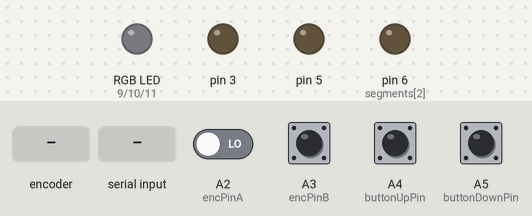
The sketch below on a simulated Arduino Uno, built with avr-gcc and run on an emulated ATmega328P. Parts: an RGB LED mixed from three pins (HIGH = lit), output pins drawn as LEDs (lit = HIGH). Inputs (shaded band) come from the test bench; at power-on: A3 (encPinB), A4 (buttonUpPin), A5 (buttonDownPin) HIGH, A2 (encPinA) LOW. What the sketch prints to the serial monitor is not drawn.

Above: at 1.2 s.
1.3 s: rotary encoder on A2 (encPinA) / A3 (encPinB) turned 3 steps (first pin leading)
At 3.0 s:
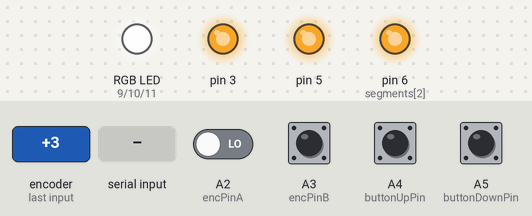
3.4 s: A5 (buttonDownPin) pulled LOW for 0.15 s
At 4.3 s:
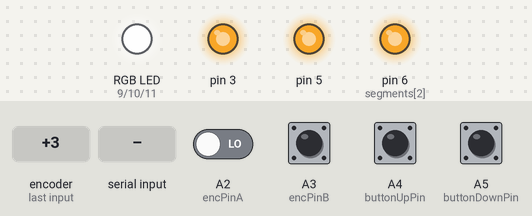
5.0 s: "L" received over Serial
At 6.2 s:
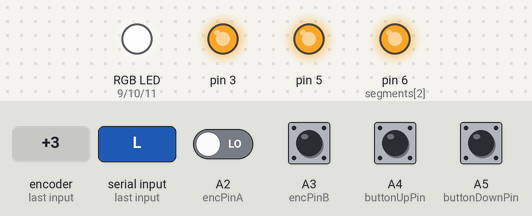
6.5 s: A5 (buttonDownPin) pulled LOW for 1 s
At 7.9 s:
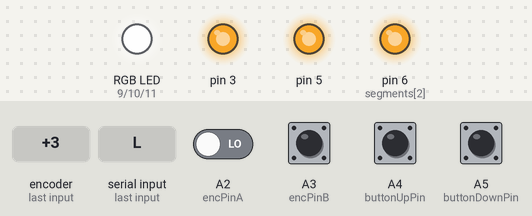
9.0 s: rotary encoder on A2 (encPinA) / A3 (encPinB) turned 1 step (first pin leading)
At 9.7 s:
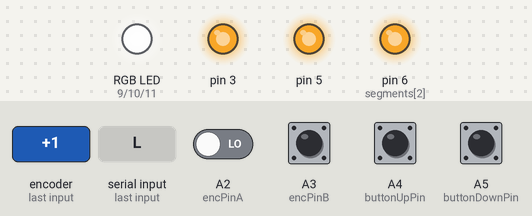
10.7 s: A5 (buttonDownPin) pulled LOW for 0.15 s
At 12.3 s:
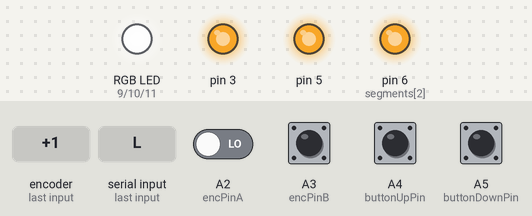
Timing chart, 0 to 13.3 s (numbered marks = the images above; inputs shaded):
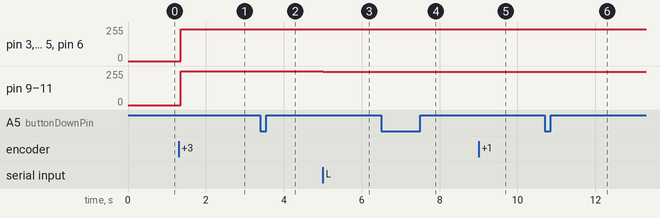

The sketch:

countingKnobWithPushButtonsRel3.ino
```cpp
/*
inspired by circuits at home
http://www.circuitsathome.com/mcu/reading-rotary-encoder-on-arduino
*/

const int rgbPinRed = 9;
const int rgbPinGreen = 10;
const int rgbPinBlue = 11;

const int encPinA = A2;                           // rotary encoder pin A
const int encPinB = A3;                           // rotary encoder pin B
int encALast;

int theNumber = 0;
int sendNumber = -1;
const int maxNumber = 255;
int val;
int segments[7] = {11,12,6,7,8,10,9};       // pins, the segments are attached to

int buttonUpPin = A4;                        // pin, where the push button UP is connected
int buttonDownPin = A5;                      // pin, where the push button DOWN is connected
int buttonUpState;
int buttonDownState;
int lastButtonUpState;
int lastButtonDownState;


byte seven_seg_segments[16][7] = {
  {1,1,1,1,1,1,0},  // = 0
  {0,1,1,0,0,0,0},  // = 1
  {1,1,0,1,1,0,1},  // = 2
  {1,1,1,1,0,0,1},  // = 3
  {0,1,1,0,0,1,1},  // = 4
  {1,0,1,1,0,1,1},  // = 5
  {1,0,1,1,1,1,1},  // = 6
  {1,1,1,0,0,0,0},  // = 7
  {1,1,1,1,1,1,1},  // = 8
  {1,1,1,1,0,1,1},  // = 9
  {1,1,1,0,1,1,1},  // = A
  {0,0,1,1,1,1,1},  // = B
  {1,0,0,1,1,1,0},  // = C
  {0,1,1,1,1,0,1},  // = D
  {1,0,0,1,1,1,1},  // = E
  {1,0,0,0,1,1,1}   // = F
};

byte leds_segments[16][4] = {
  {1,1,1,1},  // = 0
  {1,1,1,0},  // = 1
  {1,1,0,1},  // = 2
  {1,1,0,0},  // = 3
  {1,0,1,1},  // = 4
  {1,0,1,0},  // = 5
  {1,0,0,1},  // = 6
  {1,0,0,0},  // = 7
  {0,1,1,1},  // = 8
  {0,1,1,0},  // = 9
  {0,1,0,1},  // = A
  {0,1,0,0},  // = B
  {0,0,1,1},  // = C
  {0,0,1,0},  // = D
  {0,0,0,1},  // = E
  {0,0,0,0}   // = F
};

void setup() {
  Serial.begin(9600);                    // starts serial communication
  //pinMode(encPinA, INPUT);                    // set rotary encoder A pin as input
  //pinMode(encPinB, INPUT);                    // set rotary encoder B pin as input
  //digitalWrite(encPinA, HIGH);                // switches internal drop down resistors on
  //digitalWrite(encPinB, HIGH);                // switches internal drop down resistors on

  //pinMode(buttonUpPin,INPUT);
  //pinMode(buttonDownPin, INPUT);

  for (int i=0; i<7; i++){
    //pinMode(segments[i], OUTPUT);           // sets the seven segment outputs
  }
}

void sevenSegWrite(int digit) {  // write a number to a seven segment digit
  for (int i = 0; i < 7; i++) {
    if (seven_seg_segments[digit][i] == 1){  // minus should be 0
      digitalWrite(segments[i], LOW);
    }
    else {
      digitalWrite(segments[i], HIGH);
    }
  }
}

void ledsWrite(int digit) {
  for (int i = 0; i < 4; i++) {
    if (leds_segments[digit][i] == 1){
      digitalWrite(segments[i], LOW);
    }
    else {
      digitalWrite(segments[i], HIGH);
    }
  }

}

void rgbLedsWrite(int digit) {
  analogWrite(rgbPinRed, theNumber);
  analogWrite(rgbPinGreen, theNumber);
  analogWrite(rgbPinBlue, theNumber);

  analogWrite(6, theNumber & 0xf0);
  analogWrite(5, theNumber & 0xf0);
  analogWrite(3, theNumber & 0xf0);

}

void showNumber(){                                 // show the number

    if (sendNumber != theNumber) {
    byte toBeSend = theNumber;
    Serial.write(toBeSend);
    sendNumber = theNumber;
    }

    int ergebnis = theNumber&0x0f;
    if (ergebnis>-1){
      //sevenSegWrite(ergebnis);
      //ledsWrite(ergebnis);
      rgbLedsWrite(ergebnis);
      delayMicroseconds(10);
    } else {
      //sevenSegWrite(0);
      //ledsWrite(0);
      rgbLedsWrite(0);
      delayMicroseconds(10);
    }
}

void nextNumber() {
      theNumber++;
      if (theNumber>maxNumber) theNumber=0;
}

void prevNumber() {
      theNumber--;
      if (theNumber<0) theNumber=maxNumber;
}

void loop() {
  // read rotary encoder
  int encPinAState = digitalRead(encPinA);
  int encPinBState = digitalRead(encPinB);

  if (encALast!=encPinAState){
    if ((encPinAState==HIGH)&&(encPinBState==HIGH)) {
      nextNumber();
    }
    if ((encPinAState==HIGH)&&(encPinBState==LOW)) {
      prevNumber();
    }
  }

  encALast=encPinAState;

  buttonUpState = digitalRead(buttonUpPin);
  // compare the buttonState to its previous state
  if (buttonUpState != lastButtonUpState) {
    // if the state has changed, increment the counter
    if (buttonUpState == HIGH) {
      // if the current state is HIGH then the button wend from off to on:
      nextNumber();
    }
  }
  // save the current state as the last state,
  //for next time through the loop
  lastButtonUpState = buttonUpState;

  buttonDownState = digitalRead(buttonDownPin);
  // compare the buttonState to its previous state
  if (buttonDownState != lastButtonDownState) {
    // if the state has changed, increment the counter
    if (buttonDownState == HIGH) {
      // if the current state is HIGH then the button
      // wend from off to on:
      prevNumber();
      //Serial.println("dec");
    }
  }
  // save the current state as the last state,
  //for next time through the loop
  lastButtonDownState = buttonDownState;
  showNumber();

  ////////////////////// integration of snippet taken from PhysicalPixel example

    if (Serial.available() > 0) {
    // read the oldest byte in the serial buffer:
    byte incomingByte = Serial.read();
    // if it's a capital H (ASCII 72), turn on the LED:
    if (incomingByte == 'H') {
      nextNumber();
    }
    // if it's an L (ASCII 76) turn off the LED:
    if (incomingByte == 'L') {
      prevNumber();
    }
  }

  delay(5);
}
```

Measured:
- after the input at 1.3 s, pin 3, pin 5, pin 6 (segments[2]): 0/255 → 240/255 after 0.05 s; pin 9 (rgbPinRed), pin 10 (rgbPinGreen), pin 11 (rgbPinBlue): 0/255 → 255/255 after 0.05 s, → 254/255 0.20 s later, → 253/255 0.20 s later
- after the input at 3.4 s, pin 9 (rgbPinRed), pin 10 (rgbPinGreen), pin 11 (rgbPinBlue): 253/255 → 252/255 after 0.15 s
- after the input at 5.0 s, pin 9 (rgbPinRed), pin 10 (rgbPinGreen), pin 11 (rgbPinBlue): 252/255 → 251/255 at once
- after the input at 6.5 s, pin 9 (rgbPinRed), pin 10 (rgbPinGreen), pin 11 (rgbPinBlue): 251/255 → 250/255 after 1.0 s
- after the input at 9.0 s, pin 9 (rgbPinRed), pin 10 (rgbPinGreen), pin 11 (rgbPinBlue): 250/255 → 249/255 after 0.05 s
- after the input at 10.7 s, pin 9 (rgbPinRed), pin 10 (rgbPinGreen), pin 11 (rgbPinBlue): 249/255 → 248/255 after 0.15 s
